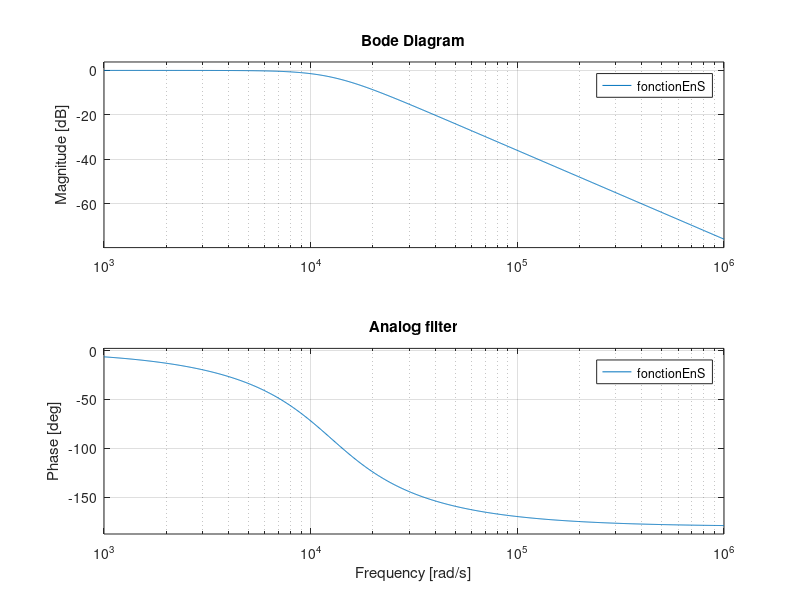
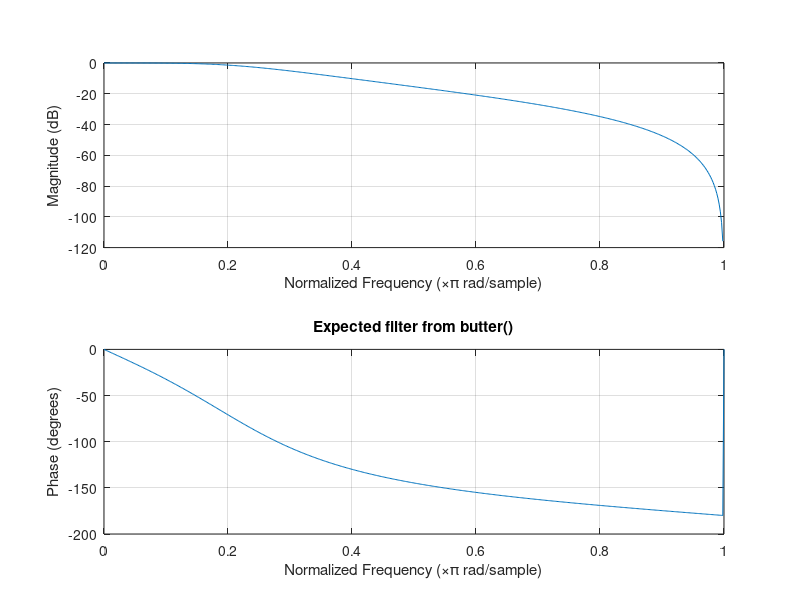

MATLAB code to generate these figures, in order:
clc
clear all
close all

fc = 2000;
Fs = 16000;
wc = fc*2*pi;

% Filter to transfer to z domain
fonctionEnS = tf(1,  [1/wc^2, sqrt(2)/wc, 1])
bode(fonctionEnS)
title('Analog filter')

% Expected result after transfer as defined by requirements
Wn = fc / (Fs /2);
[expect_b, expect_a] = butter(2, Wn)
figure()
freqz(expect_b,expect_a)
title('Expected filter from butter()');

%% Biliear transform

